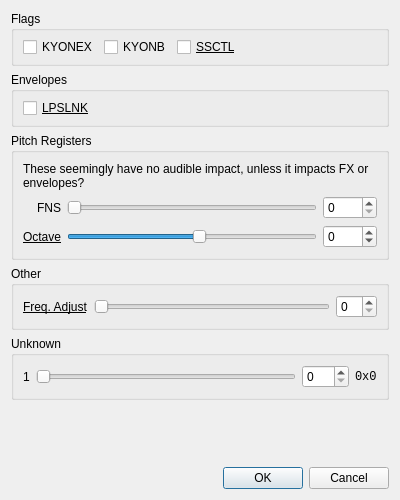
<?xml version="1.0" encoding="UTF-8"?>
<ui version="4.0">
 <class>ProgramMiscEditor</class>
 <widget class="QDialog" name="ProgramMiscEditor">
  <property name="geometry">
   <rect>
    <x>0</x>
    <y>0</y>
    <width>400</width>
    <height>500</height>
   </rect>
  </property>
  <property name="windowTitle">
   <string>Edit miscellaneous program properties</string>
  </property>
  <layout class="QVBoxLayout" name="verticalLayout">
   <item>
    <widget class="QGroupBox" name="groupFlags">
     <property name="title">
      <string>Flags</string>
     </property>
     <layout class="QHBoxLayout" name="horizontalLayout_2">
      <property name="topMargin">
       <number>6</number>
      </property>
      <property name="bottomMargin">
       <number>6</number>
      </property>
      <item>
       <widget class="QCheckBox" name="checkFlagKYONEX">
        <property name="text">
         <string>KYONEX</string>
        </property>
       </widget>
      </item>
      <item>
       <widget class="QCheckBox" name="checkFlagKYONB">
        <property name="text">
         <string>KYONB</string>
        </property>
       </widget>
      </item>
      <item>
       <widget class="QCheckBox" name="checkFlagSSCTL">
        <property name="font">
         <font>
          <underline>true</underline>
         </font>
        </property>
        <property name="toolTip">
         <string>If set, reads random data instead of sample data. Essentially a noise generator.</string>
        </property>
        <property name="text">
         <string>SSCTL</string>
        </property>
       </widget>
      </item>
      <item>
       <spacer name="horizontalSpacer_2">
        <property name="orientation">
         <enum>Qt::Orientation::Horizontal</enum>
        </property>
        <property name="sizeHint" stdset="0">
         <size>
          <width>40</width>
          <height>20</height>
         </size>
        </property>
       </spacer>
      </item>
     </layout>
    </widget>
   </item>
   <item>
    <widget class="QGroupBox" name="groupEnvelopes">
     <property name="title">
      <string>Envelopes</string>
     </property>
     <layout class="QVBoxLayout" name="verticalLayout_4">
      <property name="topMargin">
       <number>6</number>
      </property>
      <property name="bottomMargin">
       <number>6</number>
      </property>
      <item>
       <widget class="QCheckBox" name="checkEnvLPSLNK">
        <property name="font">
         <font>
          <underline>true</underline>
         </font>
        </property>
        <property name="toolTip">
         <string>&quot;If set, then the envelope transitions to the decay state when the sample loop start address is exceeded.&quot;</string>
        </property>
        <property name="text">
         <string>LPSLNK</string>
        </property>
       </widget>
      </item>
     </layout>
    </widget>
   </item>
   <item>
    <widget class="QGroupBox" name="groupPitchRegs">
     <property name="title">
      <string>Pitch Registers</string>
     </property>
     <layout class="QVBoxLayout" name="verticalLayout_2">
      <item>
       <widget class="QLabel" name="label">
        <property name="text">
         <string>These seemingly have no audible impact, unless it impacts FX or envelopes?</string>
        </property>
        <property name="wordWrap">
         <bool>true</bool>
        </property>
       </widget>
      </item>
      <item>
       <layout class="QGridLayout" name="gridLayout_3">
        <item row="0" column="0">
         <widget class="QLabel" name="lblPitchFNS">
          <property name="text">
           <string>FNS</string>
          </property>
          <property name="alignment">
           <set>Qt::AlignmentFlag::AlignRight|Qt::AlignmentFlag::AlignTrailing|Qt::AlignmentFlag::AlignVCenter</set>
          </property>
          <property name="buddy">
           <cstring>spinPitchFNS</cstring>
          </property>
         </widget>
        </item>
        <item row="0" column="1">
         <widget class="QSlider" name="sliderPitchFNS">
          <property name="minimum">
           <number>0</number>
          </property>
          <property name="maximum">
           <number>2047</number>
          </property>
          <property name="orientation">
           <enum>Qt::Orientation::Horizontal</enum>
          </property>
         </widget>
        </item>
        <item row="0" column="2">
         <widget class="QSpinBox" name="spinPitchFNS">
          <property name="minimum">
           <number>0</number>
          </property>
          <property name="maximum">
           <number>2047</number>
          </property>
         </widget>
        </item>
        <item row="1" column="0">
         <widget class="QLabel" name="lblPitchOCT">
          <property name="font">
           <font>
            <underline>true</underline>
           </font>
          </property>
          <property name="toolTip">
           <string>Apparently, if the sample format is ADPCM and OCT is 2 or higher, OCT is bumped up another octave.</string>
          </property>
          <property name="text">
           <string>Octave</string>
          </property>
          <property name="alignment">
           <set>Qt::AlignmentFlag::AlignRight|Qt::AlignmentFlag::AlignTrailing|Qt::AlignmentFlag::AlignVCenter</set>
          </property>
          <property name="buddy">
           <cstring>spinPitchOCT</cstring>
          </property>
         </widget>
        </item>
        <item row="1" column="1">
         <widget class="QSlider" name="sliderPitchOCT">
          <property name="minimum">
           <number>-8</number>
          </property>
          <property name="maximum">
           <number>7</number>
          </property>
          <property name="orientation">
           <enum>Qt::Orientation::Horizontal</enum>
          </property>
         </widget>
        </item>
        <item row="1" column="2">
         <widget class="QSpinBox" name="spinPitchOCT">
          <property name="minimum">
           <number>-8</number>
          </property>
          <property name="maximum">
           <number>7</number>
          </property>
         </widget>
        </item>
       </layout>
      </item>
     </layout>
    </widget>
   </item>
   <item>
    <widget class="QGroupBox" name="groupBox_2">
     <property name="title">
      <string>Other</string>
     </property>
     <layout class="QVBoxLayout" name="verticalLayout_5">
      <item>
       <layout class="QGridLayout" name="gridLayout_2">
        <item row="0" column="1">
         <widget class="QSlider" name="horizontalSlider">
          <property name="orientation">
           <enum>Qt::Orientation::Horizontal</enum>
          </property>
         </widget>
        </item>
        <item row="0" column="0">
         <widget class="QLabel" name="label_2">
          <property name="font">
           <font>
            <underline>true</underline>
           </font>
          </property>
          <property name="toolTip">
           <string>&quot;Not sure what this is representing yet or if it's only 1 byte, but this is present when a program
uses an unusual sample rate as so frequency can be adjusted to finer values than what just
baseNote can represent. See issue #16.&quot;</string>
          </property>
          <property name="text">
           <string>Freq. Adjust</string>
          </property>
          <property name="buddy">
           <cstring>spinBox</cstring>
          </property>
         </widget>
        </item>
        <item row="0" column="2">
         <widget class="QSpinBox" name="spinBox"/>
        </item>
       </layout>
      </item>
     </layout>
    </widget>
   </item>
   <item>
    <widget class="QGroupBox" name="groupBox">
     <property name="title">
      <string>Unknown</string>
     </property>
     <layout class="QVBoxLayout" name="verticalLayout_3">
      <item>
       <layout class="QGridLayout" name="gridLayout">
        <item row="0" column="2">
         <widget class="QSpinBox" name="spinUnk1">
          <property name="maximum">
           <number>255</number>
          </property>
         </widget>
        </item>
        <item row="0" column="0">
         <widget class="QLabel" name="lblUnk1">
          <property name="text">
           <string>1</string>
          </property>
          <property name="buddy">
           <cstring>spinUnk1</cstring>
          </property>
         </widget>
        </item>
        <item row="0" column="1">
         <widget class="QSlider" name="sliderUnk1">
          <property name="maximum">
           <number>255</number>
          </property>
          <property name="orientation">
           <enum>Qt::Orientation::Horizontal</enum>
          </property>
         </widget>
        </item>
        <item row="0" column="3">
         <widget class="QLabel" name="lblUnk1Hex">
          <property name="font">
           <font>
            <family>Monospace</family>
           </font>
          </property>
          <property name="text">
           <string>0x0</string>
          </property>
         </widget>
        </item>
       </layout>
      </item>
     </layout>
    </widget>
   </item>
   <item>
    <spacer name="verticalSpacer">
     <property name="orientation">
      <enum>Qt::Orientation::Vertical</enum>
     </property>
     <property name="sizeHint" stdset="0">
      <size>
       <width>20</width>
       <height>40</height>
      </size>
     </property>
    </spacer>
   </item>
   <item>
    <widget class="QDialogButtonBox" name="buttonBox">
     <property name="orientation">
      <enum>Qt::Orientation::Horizontal</enum>
     </property>
     <property name="standardButtons">
      <set>QDialogButtonBox::StandardButton::Cancel|QDialogButtonBox::StandardButton::Ok</set>
     </property>
    </widget>
   </item>
  </layout>
 </widget>
 <tabstops>
  <tabstop>checkFlagKYONEX</tabstop>
  <tabstop>checkFlagKYONB</tabstop>
  <tabstop>checkFlagSSCTL</tabstop>
  <tabstop>checkEnvLPSLNK</tabstop>
  <tabstop>sliderPitchFNS</tabstop>
  <tabstop>spinPitchFNS</tabstop>
  <tabstop>sliderPitchOCT</tabstop>
  <tabstop>spinPitchOCT</tabstop>
  <tabstop>horizontalSlider</tabstop>
  <tabstop>spinBox</tabstop>
  <tabstop>sliderUnk1</tabstop>
  <tabstop>spinUnk1</tabstop>
 </tabstops>
 <resources/>
 <connections>
  <connection>
   <sender>buttonBox</sender>
   <signal>accepted()</signal>
   <receiver>ProgramMiscEditor</receiver>
   <slot>accept()</slot>
   <hints>
    <hint type="sourcelabel">
     <x>245</x>
     <y>490</y>
    </hint>
    <hint type="destinationlabel">
     <x>157</x>
     <y>199</y>
    </hint>
   </hints>
  </connection>
  <connection>
   <sender>buttonBox</sender>
   <signal>rejected()</signal>
   <receiver>ProgramMiscEditor</receiver>
   <slot>reject()</slot>
   <hints>
    <hint type="sourcelabel">
     <x>313</x>
     <y>490</y>
    </hint>
    <hint type="destinationlabel">
     <x>286</x>
     <y>199</y>
    </hint>
   </hints>
  </connection>
  <connection>
   <sender>sliderUnk1</sender>
   <signal>valueChanged(int)</signal>
   <receiver>spinUnk1</receiver>
   <slot>setValue(int)</slot>
   <hints>
    <hint type="sourcelabel">
     <x>232</x>
     <y>382</y>
    </hint>
    <hint type="destinationlabel">
     <x>349</x>
     <y>386</y>
    </hint>
   </hints>
  </connection>
  <connection>
   <sender>spinUnk1</sender>
   <signal>valueChanged(int)</signal>
   <receiver>sliderUnk1</receiver>
   <slot>setValue(int)</slot>
   <hints>
    <hint type="sourcelabel">
     <x>349</x>
     <y>386</y>
    </hint>
    <hint type="destinationlabel">
     <x>296</x>
     <y>382</y>
    </hint>
   </hints>
  </connection>
  <connection>
   <sender>sliderPitchFNS</sender>
   <signal>valueChanged(int)</signal>
   <receiver>spinPitchFNS</receiver>
   <slot>setValue(int)</slot>
   <hints>
    <hint type="sourcelabel">
     <x>169</x>
     <y>212</y>
    </hint>
    <hint type="destinationlabel">
     <x>368</x>
     <y>198</y>
    </hint>
   </hints>
  </connection>
  <connection>
   <sender>spinPitchFNS</sender>
   <signal>valueChanged(int)</signal>
   <receiver>sliderPitchFNS</receiver>
   <slot>setValue(int)</slot>
   <hints>
    <hint type="sourcelabel">
     <x>359</x>
     <y>196</y>
    </hint>
    <hint type="destinationlabel">
     <x>287</x>
     <y>212</y>
    </hint>
   </hints>
  </connection>
  <connection>
   <sender>sliderPitchOCT</sender>
   <signal>valueChanged(int)</signal>
   <receiver>spinPitchOCT</receiver>
   <slot>setValue(int)</slot>
   <hints>
    <hint type="sourcelabel">
     <x>255</x>
     <y>240</y>
    </hint>
    <hint type="destinationlabel">
     <x>371</x>
     <y>226</y>
    </hint>
   </hints>
  </connection>
  <connection>
   <sender>spinPitchOCT</sender>
   <signal>valueChanged(int)</signal>
   <receiver>sliderPitchOCT</receiver>
   <slot>setValue(int)</slot>
   <hints>
    <hint type="sourcelabel">
     <x>358</x>
     <y>229</y>
    </hint>
    <hint type="destinationlabel">
     <x>317</x>
     <y>240</y>
    </hint>
   </hints>
  </connection>
  <connection>
   <sender>horizontalSlider</sender>
   <signal>valueChanged(int)</signal>
   <receiver>spinBox</receiver>
   <slot>setValue(int)</slot>
   <hints>
    <hint type="sourcelabel">
     <x>158</x>
     <y>303</y>
    </hint>
    <hint type="destinationlabel">
     <x>347</x>
     <y>304</y>
    </hint>
   </hints>
  </connection>
  <connection>
   <sender>spinBox</sender>
   <signal>valueChanged(int)</signal>
   <receiver>horizontalSlider</receiver>
   <slot>setValue(int)</slot>
   <hints>
    <hint type="sourcelabel">
     <x>353</x>
     <y>305</y>
    </hint>
    <hint type="destinationlabel">
     <x>281</x>
     <y>302</y>
    </hint>
   </hints>
  </connection>
 </connections>
</ui>
